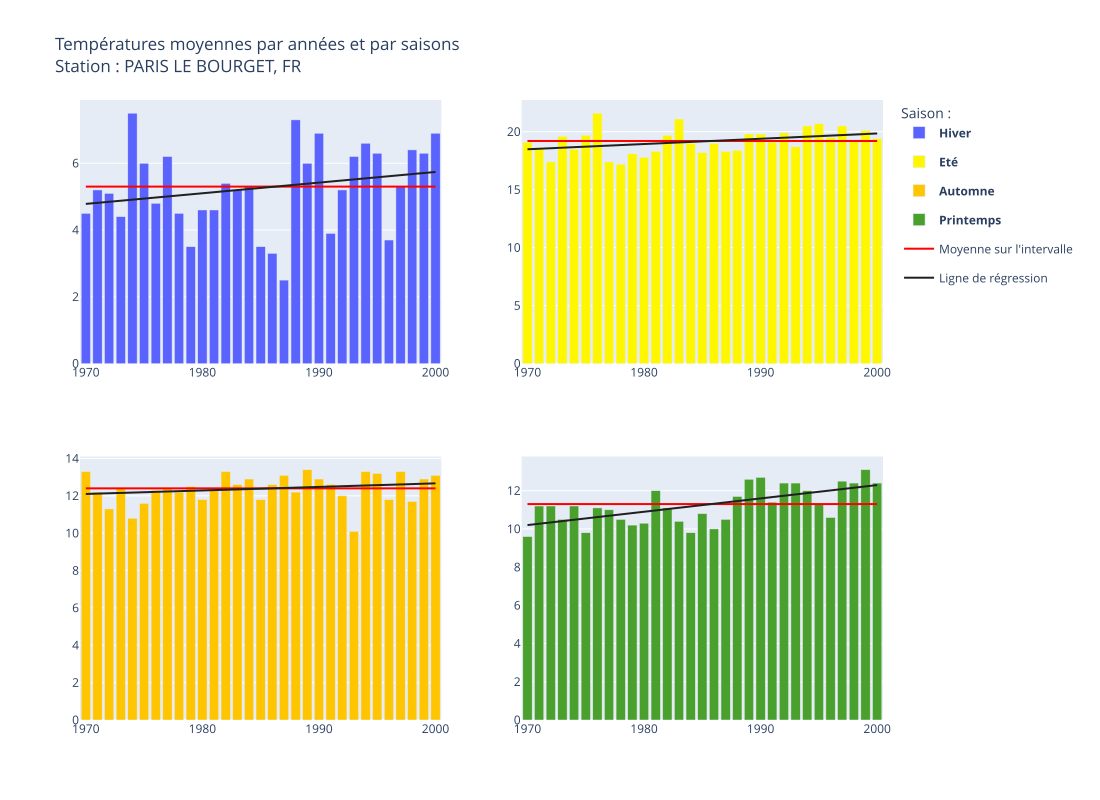

Generate this figure with Python:
import pandas as pd
from plotly.subplots import make_subplots
import plotly.graph_objects as go
import statistics as st
import numpy as np
import warnings
from sklearn.linear_model import LinearRegression
warnings.filterwarnings('ignore')

df = pd.read_csv("C:/Users/Florian/Desktop/2652017.csv",na_values=-9999)
nom = df["NAME"].iloc[0]
moyenne = (df["TMAX"]+df["TMIN"])/2
df["TAVG"] = df["TAVG"].fillna(moyenne)
df = df[["DATE","TAVG","TMAX","TMIN"]]
df["DATE"] = pd.to_datetime(df["DATE"],format="%Y-%m-%d")

def saison(x,a,b,c):
    return x[x["DATE"].dt.month.isin([a,b,c])]

def filtre(x):
    x["DATE"] = x["DATE"].astype(str)
    x["DATE"] = x["DATE"].str.slice(start=0,stop=4)
    x = x.groupby("DATE")
    x = x["TAVG"].mean()
    x = x.reset_index()
    x["DATE"] = x["DATE"].astype(int)
    x = x.loc[(x["DATE"]>=1970)&(x["DATE"]<=2000)]
    return x

def liste(l):
    return [i for i in l]

def y(x):
    results = [ '%.1f' % elem for elem in x ]
    return list(map(float, results))

def arr(x):
    results = [ '%.3f' % elem for elem in x ]
    return list(map(float, results))

x = liste(filtre(saison(df,12,1,2))["DATE"])

def moyenne(x):
    me = st.mean(x)
    return np.repeat(me, len(x)).tolist()

fig = make_subplots(rows=2, cols=2)

def figure(d,a,b,t,z,nom,co):
    fig.add_trace(go.Bar(x=x, y=z,name=nom,marker_color=co),a,b)
    one_more_trace=dict(type='scatter',x=x,y=d,mode='lines',line=dict(color='red'),name="Moyenne",showlegend=t,legendgroup="group2",legendgrouptitle_text="Statistique sur l'intervalle",)
    fig.append_trace(one_more_trace, a, b)
    fig.update_layout(showlegend=t)
    reg = LinearRegression().fit(np.vstack(x), z)
    Z = reg.predict(np.vstack(x))
    reg = dict(type="scatter",name='Ligne de régression', x=x, y=arr(Z), mode='lines',showlegend=t,line=dict(color='#202020'),legendgroup="group1")
    fig.append_trace(reg,a,b)
  
figure(y(moyenne(liste(filtre(saison(df,12,1,2))["TAVG"]))),1,1,False,y(liste(filtre(saison(df,12,1,2))["TAVG"])),"Hiver","#5b63fe")
figure(y(moyenne(liste(filtre(saison(df,6,7,8))["TAVG"]))),1,2,False,y(liste(filtre(saison(df,6,7,8))["TAVG"])),"Eté","#FFF700")
figure(y(moyenne(liste(filtre(saison(df,9,10,11))["TAVG"]))),2,1,False,y(liste(filtre(saison(df,9,10,11))["TAVG"])),"Automne","#FFC500")
figure(y(moyenne(liste(filtre(saison(df,3,4,5))["TAVG"]))),2,2,True,y(liste(filtre(saison(df,3,4,5))["TAVG"])),"Printemps","#4AA02C")

fig.update_layout(title_text=f'Températures moyennes par années et par saisonsStation : {nom}',
    autosize=False,
    width=1100,
    height=800,legend_title_text='Saison :') 
fig.write_html(f"C:/Users/Florian/Desktop/AASITE/public_html/{nom}.html")
fig.write_image(f"C:/Users/Florian/Desktop/AASITE/public_html/imagr/{nom}.png")
fig.show()
